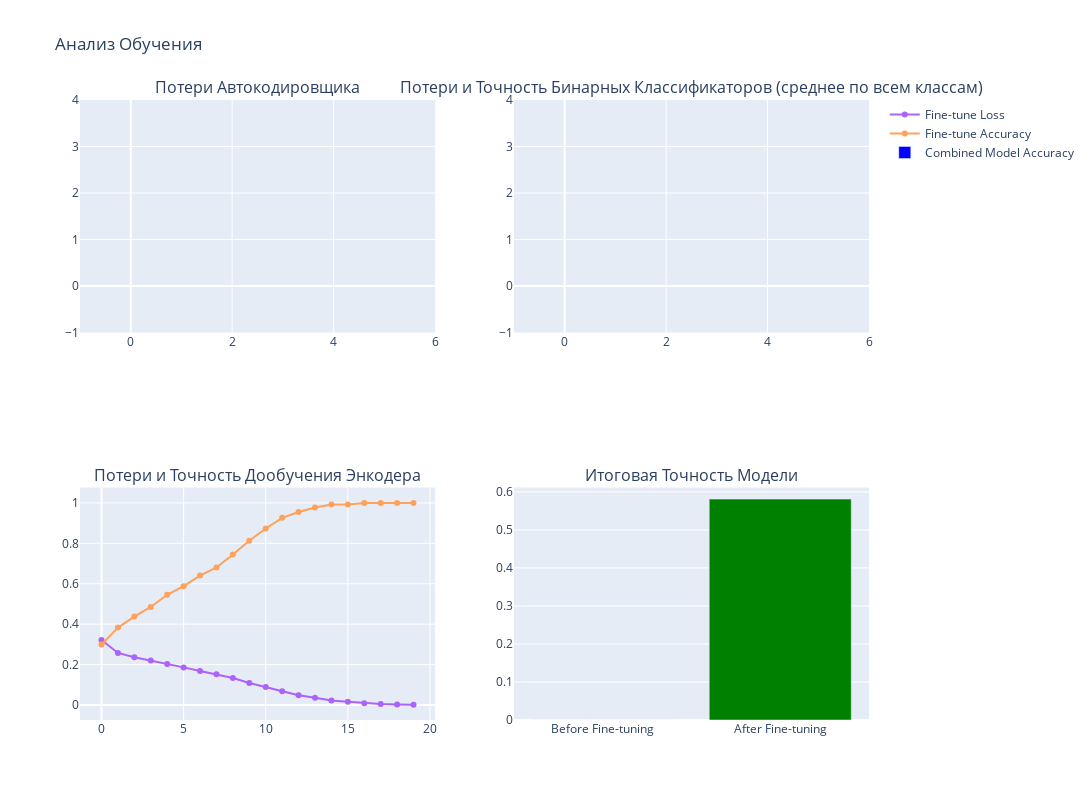

Write notebook code for a chart like this one.
### Markdown cell above
# %% [markdown]

 ### 4.2. Ячейка 2: Загрузка Моделей и Дообучение Энкодера

### Code cell
# %%

import torch
from torchvision import datasets, transforms
from torch.utils.data import DataLoader, Subset
import random
from collections import defaultdict, Counter

# Определите классы Autoencoder, BinaryClassifier, CombinedBinaryClassifier и Trainer здесь или импортируйте из другого файла

# Настройки
num_classes = 10
latent_dim = 512
batch_size = 64  # Изменено пользователем
fine_tuning_epochs = 20  # Изменено пользователем
samples_per_class = 200
save_dir = "./saved_models"

# Инициализация тренера
trainer = Trainer(num_classes=num_classes, latent_dim=latent_dim, batch_size=batch_size, device="cuda" if torch.cuda.is_available() else "cpu", save_dir=save_dir)

# Определение трансформаций
transform = transforms.Compose([transforms.Resize(32), transforms.ToTensor(), transforms.Normalize((0.4914, 0.4822, 0.4465), (0.247, 0.243, 0.261))])

# Загрузка датасета для дообучения
train_dataset = datasets.CIFAR10(root="./data", train=True, download=True, transform=transform)


def create_fine_tuning_subset(dataset, num_classes, samples_per_class=100):
    selected_indices = []
    class_counts = Counter()
    class_indices = defaultdict(list)

    for idx, (_, target) in enumerate(dataset):
        if target < num_classes and class_counts[target] < samples_per_class:
            class_indices[target].append(idx)
            class_counts[target] += 1
            selected_indices.append(idx)
        if all(count >= samples_per_class for count in class_counts.values()):
            break

    return Subset(dataset, selected_indices)


def filter_dataset(dataset, num_classes, min_samples):
    """
    Фильтрует датасет, оставляя только `num_classes` классов и минимум `min_samples` образцов на класс.
    """
    class_counts = Counter()
    class_indices = defaultdict(list)

    # Собираем индексы для каждого класса
    for idx, (_, target) in enumerate(dataset):
        if target < num_classes:
            class_indices[target].append(idx)
            class_counts[target] += 1

    # Проверяем, что каждый класс имеет минимум образцов
    for cls in range(num_classes):
        if class_counts[cls] < min_samples:
            raise ValueError(f"Класс {cls} имеет только {class_counts[cls]} образцов, требуется минимум {min_samples}.")

    # Ограничиваем количество образцов до min_samples для каждого класса
    selected_indices = []
    for cls in range(num_classes):
        selected_indices.extend(class_indices[cls][:min_samples])

    return Subset(dataset, selected_indices)


# Создание выборки для дообучения
fine_tune_subset = create_fine_tuning_subset(train_dataset, num_classes, samples_per_class)
fine_tune_loader = DataLoader(fine_tune_subset, batch_size=batch_size, shuffle=True, num_workers=2, pin_memory=True)

# Загрузка сохранённых моделей
trainer.load_models(suffix="before_finetune")

# Загрузка и фильтрация тестового датасета
test_dataset = datasets.CIFAR10(root="./data", train=False, download=True, transform=transform)
test_subset = filter_dataset(test_dataset, num_classes, min_samples=1000)  # Используем тот же min_samples_per_class

# Подготовка загрузчиков данных (инициализирует test_loader)
trainer.prepare_dataloaders(fine_tune_subset, test_subset)

# Дообучение энкодера
trainer.fine_tune_encoder(fine_tune_loader, epochs=fine_tuning_epochs, lr=0.0005)

# Оценка объединённой модели после дообучения
trainer.acc_combined_after, trainer.error_rate_after, pred_all_after, target_all_after = trainer.evaluate_combined_model(trainer.test_loader)

# Подсчёт точности по каждому классу
trainer.accuracy_per_class(pred_all_after, target_all_after)

# Сохранение моделей после дообучения
trainer.save_models(suffix="after_finetune")

trainer.plot_results()

### Figure 1 — Plotly figure (JSON) as saved in the notebook; plotly's stock layout.template omitted (floating-point values rounded to 4 significant figures)
{"data": [{"mode": "lines+markers", "name": "AE Loss", "type": "scatter", "xaxis": "x", "y": [], "yaxis": "y"}, {"mode": "lines+markers", "name": "Binary Cls Mean Loss", "type": "scatter", "xaxis": "x2", "y": [], "yaxis": "y2"}, {"mode": "lines+markers", "name": "Binary Cls Mean Acc", "type": "scatter", "xaxis": "x2", "y": [], "yaxis": "y2"}, {"mode": "lines+markers", "name": "Fine-tune Loss", "type": "scatter", "xaxis": "x3", "y": [0.3217, 0.2575, 0.2364, 0.2207, 0.203, 0.1861, 0.1687, 0.1518, 0.1334, 0.1086, 0.08855, 0.06774, 0.04881, 0.03579, 0.02223, 0.01639, 0.008694, 0.004475, 0.002784, 0.001944], "yaxis": "y3"}, {"mode": "lines+markers", "name": "Fine-tune Accuracy", "type": "scatter", "xaxis": "x3", "y": [0.299, 0.383, 0.4375, 0.485, 0.5455, 0.588, 0.6405, 0.6805, 0.745, 0.813, 0.8735, 0.926, 0.955, 0.977, 0.9915, 0.9915, 0.999, 1, 1, 1], "yaxis": "y3"}, {"marker": {"color": ["blue", "green"]}, "name": "Combined Model Accuracy", "type": "bar", "x": ["Before Fine-tuning", "After Fine-tuning"], "xaxis": "x4", "y": [0, 0.581], "yaxis": "y4"}], "layout": {"annotations": [{"font": {"size": 16}, "showarrow": false, "text": "Потери Автокодировщика", "x": 0.225, "xanchor": "center", "xref": "paper", "y": 1, "yanchor": "bottom", "yref": "paper"}, {"font": {"size": 16}, "showarrow": false, "text": "Потери и Точность Бинарных Классификаторов (среднее по всем классам)", "x": 0.775, "xanchor": "center", "xref": "paper", "y": 1, "yanchor": "bottom", "yref": "paper"}, {"font": {"size": 16}, "showarrow": false, "text": "Потери и Точность Дообучения Энкодера", "x": 0.225, "xanchor": "center", "xref": "paper", "y": 0.375, "yanchor": "bottom", "yref": "paper"}, {"font": {"size": 16}, "showarrow": false, "text": "Итоговая Точность Модели", "x": 0.775, "xanchor": "center", "xref": "paper", "y": 0.375, "yanchor": "bottom", "yref": "paper"}], "height": 800, "showlegend": true, "title": {"text": "Анализ Обучения"}, "width": 1200, "xaxis": {"anchor": "y", "domain": [0, 0.45]}, "xaxis2": {"anchor": "y2", "domain": [0.55, 1]}, "xaxis3": {"anchor": "y3", "domain": [0, 0.45]}, "xaxis4": {"anchor": "y4", "domain": [0.55, 1]}, "yaxis": {"anchor": "x", "domain": [0.625, 1]}, "yaxis2": {"anchor": "x2", "domain": [0.625, 1]}, "yaxis3": {"anchor": "x3", "domain": [0, 0.375]}, "yaxis4": {"anchor": "x4", "domain": [0, 0.375]}}}
